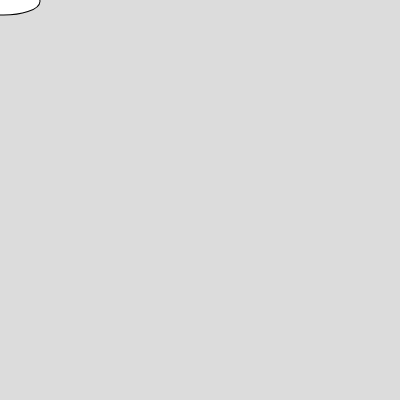
Frame 1 (no input)
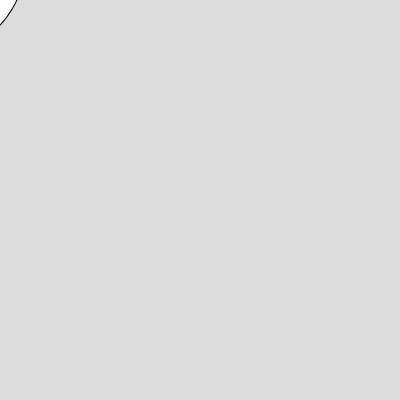
Frame 60 (no input)
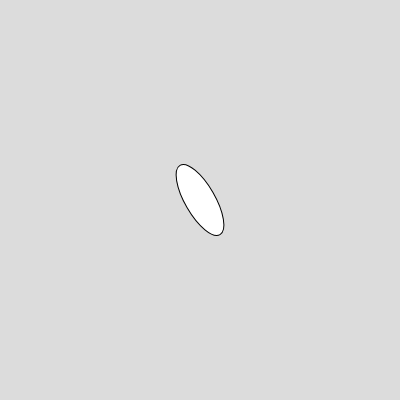
Frame 120 (the mouse pressed at the canvas centre since frame 60)

The p5.js sketch that drew these frames (run headless with seeded random() and noise() and a simulated clock; from frame 60 on, the mouse is pressed at the canvas centre):

// p5.js sketch
// ── sketch.js
let angle = 0;
let angleVel = 2;

function setup() {
  createCanvas(400, 400);
}

function draw() {
  background(220);

  angle += angleVel;

  // GOOD!
  // use translate()
  // before rotate() or scale()!

  translate(mouseX, mouseY);
  rotate(radians(angle));
  ellipse(0, 0, 80, 30);
}
